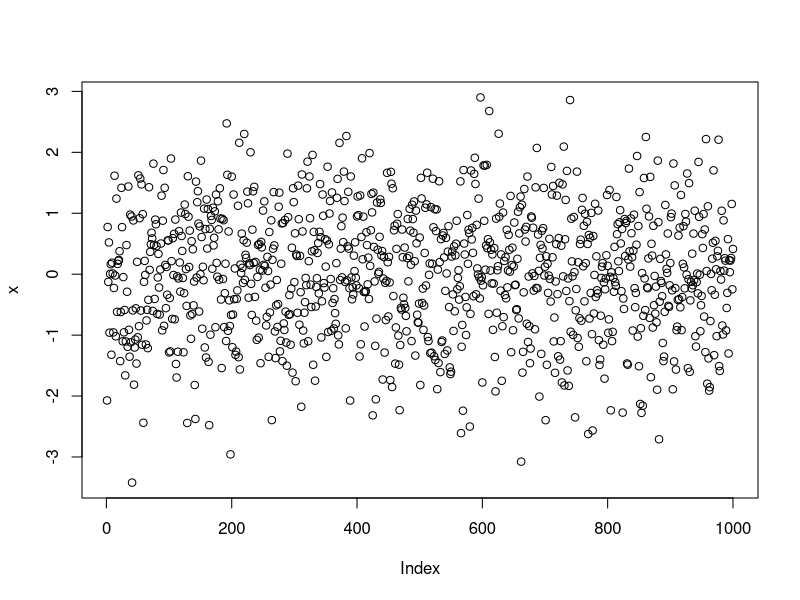
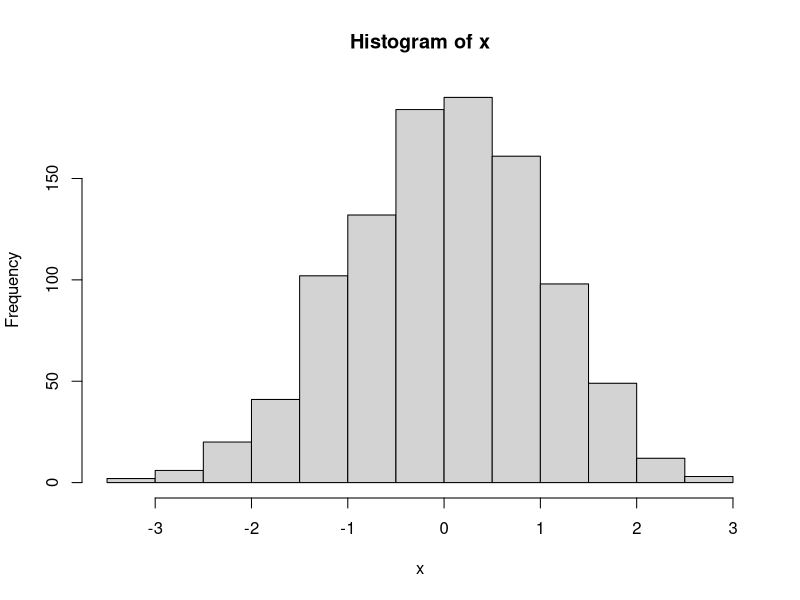

Source code (R) for these figures, in order:
## ---- chunk 1
library(knitr)
CA<-T
Ex<-T
## ---- chunk 2
x<-rnorm(10,0,1)
## ---- chunk 3
mean(x)
## ---- chunk 4
x <- rnorm(1000,0,1)
plot(x)
## ---- chunk 5
hist(x)
